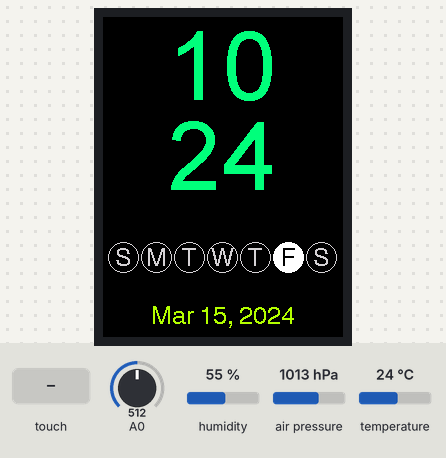
A program run on a simulated ESP8266 (NodeMCU). Shown: 240×320 colour display. The inputs (shaded band) are chosen by the test bench; at power-on: humidity 55 %, air pressure 1013 hPa, temperature 24 °C, A0 = 512. WiFi joins after 1.5 s; servers stay silent unless stated; network time is answered at once with the bench clock; the local clock reads 2024-03-15 10:24:30 at power-on unless the program sets it; EEPROM starts erased.

Above: at 4.9 s.
5.0 s: screen touched at 13 % across, 10 % down
At 5.7 s:
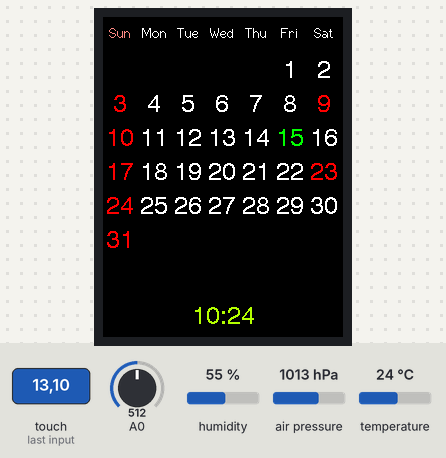
6.6 s: screen touched at 38 % across, 10 % down
At 7.9 s:
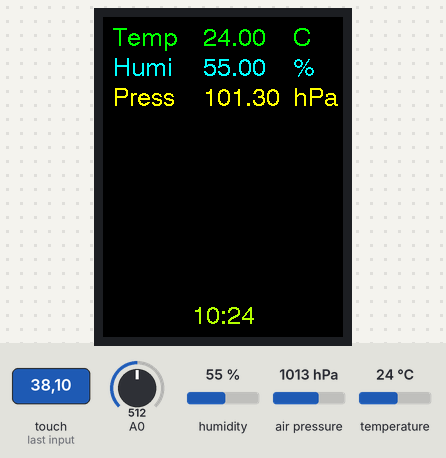
8.2 s: humidity set to 22 %
At 13.7 s:
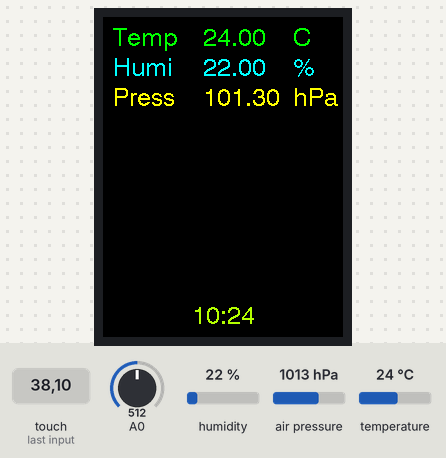
14.2 s: air pressure set to 952 hPa
At 18.7 s:
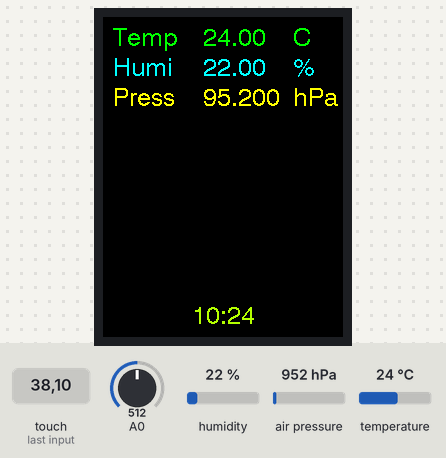
19.2 s: temperature set to 12 °C
At 23.7 s:
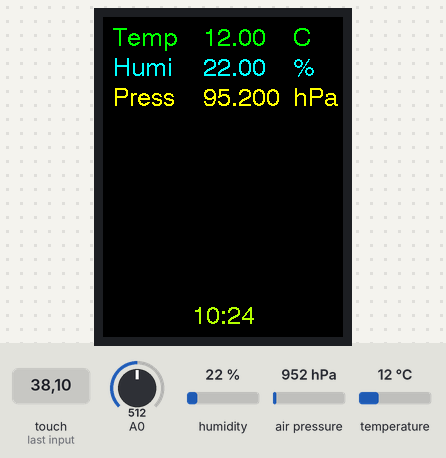
24.2 s: humidity set to 40 %
At 28.7 s:
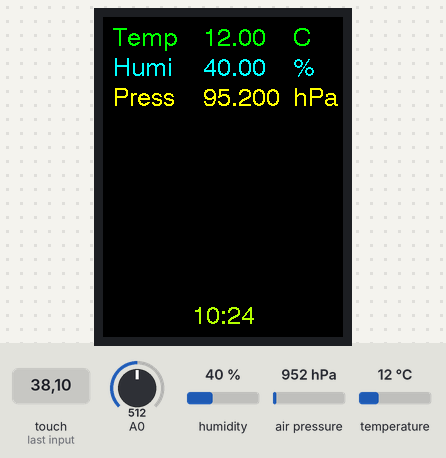
Timing chart, 0 to 30.2 s (numbered marks = the images above; inputs shaded):
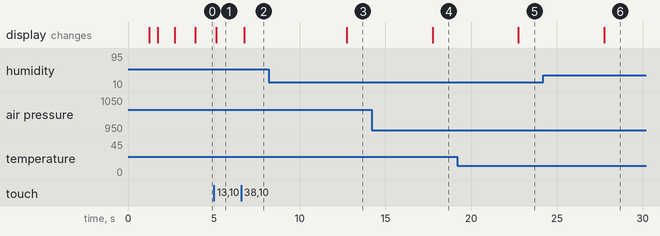

The program:

main.cpp
```cpp
#include <Arduino.h>
#include <ESP8266WiFi.h>
#include <ESP8266Ping.h>
#include <Wire.h>
#include <SPI.h>
#include <TFT_eSPI.h> // Hardware-specific library
#include <NTPClient.h>
#include <WiFiUdp.h>
#include <Adafruit_BME280.h>
#include <TaskScheduler.h>
#include <EEPROM.h>

#define __FIXEDDATE false
const String version	= "1.0.1";
float temperature		= 0.00;
float humidity			= 0.00;
float pressure			= 0.00;
uint8_t maxPage			= 3;
uint16_t color1			= 2031;
uint16_t color2			= 38888;
uint8_t page			= 1;
uint8_t center			= 120;
uint16_t year			= 0;
uint8_t month			= 0;
uint8_t day				= 0;
uint8_t hour			= 0;
uint8_t minute			= 0;
uint8_t second			= 0;
uint8_t old_hour		= 0;
uint8_t old_minute		= 0;
uint8_t old_second		= 0;
uint8_t old_day			= 0;
uint8_t dow				= 0;
uint8_t dateFontSize	= 4;
uint8_t timeOut			= 0;
int key					= 0;
bool flagChange			= false;
bool flagTouch			= false;
bool flagTimeout		= false;
bool flagWifi			= false;
bool flagFirstBoot		= true;

unsigned long lastTouchTime = 0;

uint8_t yearAddr		= 0;
uint8_t monthAddr		= 2;
uint8_t dayAddr			= 3;
uint8_t dowAddr			= 4;
uint8_t hourAddr		= 5;
uint8_t minuteAddr		= 6;
uint8_t secondAddr		= 7;

const char *ssid     = "R&D_2";
const char *password = "1qaz7ujmrd2";

int startDay = 0; // Sunday's value is 0, Saturday is 6
int monthLength = 0;
String shortWeekDays[7] = {
	"S",
	"M",
	"T",
	"W",
	"T",
	"F",
	"S"
};
String weekDays[7] = {
	"Sun",
	"Mon",
	"Tue",
	"Wed",
	"Thu",
	"Fri",
	"Sat"
};
String months[12] = {
	"Jan",
	"Feb",
	"Mar",
	"Apr",
	"May",
	"Jun",
	"Jul",
	"Aug",
	"Sep",
	"Oct",
	"Nov",
	"Dec"
};
uint8_t dayOff[2][12][31] = {
	{// 2023
		{// Jan
			0
		},
		{// Feb
			0
		},
		{// Mar
			0
		},
		{// Apr
			0
		},
		{// May
			0
		},
		{// Jun
			0
		},
		{// Jul
			0
		},
		{// Aug
			0
		},
		{// Sep
			0
		},
		{// Oct
			0
		},
		{// Nov
			0
		},
		{// Dec
			4, 5, 28, 29, 30
		}

	},
	{// 2024
		{// Jan
			4, 1, 2, 13, 27
		},
		{// Feb
			2, 10, 26
		},
		{// Mar
			2, 9, 23
		},
		{// Apr
			6, 8, 12, 13, 15, 16, 17
		},
		{// May
			4, 1, 4, 18, 22
		},
		{// Jun
			3, 1, 15, 29
		},
		{// Jul
			3, 13, 20, 27
		},
		{// Aug
			3, 10, 12, 24
		},
		{// Sep
			2, 7, 21
		},
		{// Oct
			3, 5, 19, 23
		},
		{// Nov
			3, 2, 16, 30
		},
		{// Dec
			4, 5, 28, 30, 31
		}
	}
};

Scheduler runner;
TFT_eSPI tft = TFT_eSPI();       // Invoke custom library
Adafruit_BME280 bme280;
WiFiUDP ntpUDP;
NTPClient timeClient(ntpUDP, "pool.ntp.org");

void updateNtp();
void readSensor();
void updateTime();
void changePage();
void updateDisplay();
void showTime(uint8_t _type);	// 1 is large, 2 is small
void showDay();
void showDate();
uint8_t startDayOfWeek(uint16_t y, uint8_t m, uint8_t d);
void offlineMode();
void showCalendar();
void showSensor();
bool isDayOff(uint16_t yyyy, uint8_t mm, uint8_t dd);

Task task_updateNtp(100, TASK_FOREVER, &updateNtp);
Task task_readSensor(5000, TASK_FOREVER, &readSensor);
Task task_updateTime(1000, TASK_FOREVER, &updateTime);
Task task_changePage(100, TASK_FOREVER, &changePage);
Task task_updateDisplay(1000, TASK_FOREVER, &updateDisplay);

void setup() {
	EEPROM.begin(16);
	pinMode(A0, INPUT);
	tft.init();
	tft.setRotation(0);
	tft.fillScreen(TFT_BLACK);
	tft.drawCentreString(version, 120, 310, 1);
	uint16_t calData[5] = {358, 3388, 357, 3372, 7};
	tft.setTouch(calData);
	if (analogRead(A0) < 1) {
		offlineMode();
	}
	else {
		String waitingDot;
		tft.println("Connecting to " + String(ssid));
		uint8_t tryCount = 0;
		WiFi.begin(ssid, password);
		while (WiFi.status() != WL_CONNECTED && tryCount++ < 60) {
			delay(500);
			tft.print(String(waitingDot));
			waitingDot += ".";
			if (analogRead(A0) < 1) {
				flagWifi = false;
				offlineMode();
				break;
			}
		}
		if (WiFi.status() == WL_CONNECTED) {
			tft.println(); tft.println("Connected Pinging...");
			IPAddress ip (8, 8, 8, 8);
			bool ret = Ping.ping(ip);
			if (ret == true) flagWifi = true, tft.println("Done");
			else WiFi.disconnect(true), tft.println("Failed");
		}
	}
	if (bme280.begin(0x76)) tft.println("Init BME280 done");
	if (flagWifi == true) {
		tft.println("Init NTP");
		timeClient.begin();
		timeClient.setTimeOffset(25200);
	}
	tft.println("Init Task Scheduler");
	runner.addTask(task_updateNtp);
	runner.addTask(task_readSensor);
	runner.addTask(task_updateTime);
	runner.addTask(task_changePage);
	runner.addTask(task_updateDisplay);
	if (flagWifi == true) task_updateNtp.enable();
	task_readSensor.enable();
	task_updateTime.enable();
	task_changePage.enable();
	task_updateDisplay.enable();
	randomSeed(bme280.readTemperature());
	tft.println("All done!"); delay(1000);

	if (__FIXEDDATE == true) {
		year	= 2024;
		month	= 4;
		day		= 2;
		dow		= startDayOfWeek(year, month, day);
		hour	= 10;
		minute	= 10;
		second	= 10;
	}
}

void loop() {
	runner.execute();

	if (page == 9) timeOut = 5;
	else timeOut = 120;
	if (millis() - lastTouchTime > timeOut * 1000 && flagTimeout == false && page != 1) {
		page = 1;
		flagChange = true;
		flagTimeout = true;
		updateDisplay();
	}

	if (year > 2000 && flagFirstBoot == true) {
		flagChange = true;
		flagFirstBoot = false;
		updateDisplay();
	}
}

void offlineMode() {
	tft.println("Offline!");
	EEPROM.get(yearAddr, year);
	EEPROM.get(monthAddr, month);
	EEPROM.get(dayAddr, day);
	EEPROM.get(dowAddr, dow);
	EEPROM.get(hourAddr, hour);
	EEPROM.get(minuteAddr, minute);
	EEPROM.get(secondAddr, second);
}

void updateNtp() {
	if (timeClient.update()) {
		task_updateNtp.disable();
		WiFi.disconnect(true);
	}
}

void readSensor() {
	temperature	= bme280.readTemperature();
	humidity	= bme280.readHumidity();
	pressure	= bme280.readPressure();
}

void updateTime() {
	if (__FIXEDDATE == false) {
		if (flagWifi == true) {
			time_t epochTime = timeClient.getEpochTime();
			struct tm *ptm = gmtime ((time_t *)&epochTime);
			year	= (ptm->tm_year+1900);
			month	= ptm->tm_mon+1;
			day		= ptm->tm_mday;
			dow		= timeClient.getDay();
			hour	= timeClient.getHours();
			minute	= timeClient.getMinutes();
			second	= timeClient.getSeconds();
			EEPROM.put(yearAddr, year);
			EEPROM.put(monthAddr, month);
			EEPROM.put(dayAddr, day);
			EEPROM.put(dowAddr, dow);
			EEPROM.put(hourAddr, hour);
			EEPROM.put(minuteAddr, minute);
			EEPROM.put(secondAddr, second);
			EEPROM.commit();
		}
	}

	//if (year < 2000 && flagWifi == true) task_updateNtp.enable();

	if (day != old_day) {
		// controller 1 - 7, Default Mon = 1
		// library 0 - 6, Default Sun = 0
		uint16_t divider = 0;
		if		(dow == 0) divider = 999;
		else if (dow == 1) divider = 416;
		else if (dow == 2) divider = 381;
		else if (dow == 3) divider = 441;
		else if (dow == 4) divider = 688;
		else if (dow == 5) divider = 625;
		else if (dow == 6) divider = 21;
		key = (((((year % 2000) + day) * 100) + month) * 10000) / divider;
		key = key%1000;
		old_day = day;
	}
}

void changePage() {
	uint16_t x, y;
	if (tft.getTouch(&x, &y) && flagTouch == false) {
		lastTouchTime = millis();
		flagTouch = true;
		flagChange = true;
		page++;
		if (page > maxPage) page = 1;
		if (page > 1) flagTimeout = false;
		updateDisplay();
	}
	else if (analogRead(A0) < 1 && flagTouch == false && page == 3) {
		lastTouchTime = millis();
		flagTouch = true;
		flagChange = true;
		page = 9;
		updateDisplay();
	}
	else if (!tft.getTouch(&x, &y) || analogRead(A0) > 0) flagTouch = false;
}

void updateDisplay() {
	if (page == 1) {
		if (flagChange == true) {
			tft.fillScreen(TFT_BLACK);
			showTime(1);
			showDay();
			showDate();
			flagChange = false;
		}

		if (minute != old_minute) {
			tft.setTextColor(color1, TFT_BLACK);
			showTime(1);
			showDay();
			showDate();
			old_minute = minute;
		}
	}
	else if (page == 2) {
		if (flagChange == true) {
			tft.fillScreen(TFT_BLACK);
			showCalendar();
			showTime(2);
			flagChange = false;
		}
	}
	else if (page == 3) {
		if (flagChange == true) {
			tft.fillScreen(TFT_BLACK);
			flagChange = false;
		}
		showSensor();
		showTime(2);
	}
	else if (page == 9) {
		if (flagChange == true) {
			tft.fillScreen(TFT_BLACK);
			tft.setTextColor(TFT_RED);
			tft.setTextSize(1);
			tft.setTextFont(4);
			tft.drawString("Key: " + String(key), 10, 10);
			showTime(2);
			flagChange = false;
		}
	}
}

void showTime(uint8_t _type) {
	String t_hour, t_minute, t_second;
	t_hour = String(hour/10) + String(hour%10);
	t_minute = String(minute/10) + String(minute%10);

	if (_type == 1) {
		tft.setTextSize(1);
		tft.setTextFont(8);
		tft.setTextColor(color1, TFT_BLACK);
		tft.drawCentreString(t_hour, 120, 10, 8);
		tft.drawCentreString(t_minute, 120, 100, 8);
	}
	else if (_type == 2) {
		tft.setTextSize(1);
		tft.setTextFont(4);
		tft.setTextColor(TFT_GREENYELLOW, TFT_BLACK);
		tft.drawCentreString(t_hour + ":" + t_minute, 120, 288, 4);
	}
}

void showDay() {
	uint8_t circleWidth				= 30;
	uint8_t circleRadius			= circleWidth / 2;
	uint8_t circleStartx			= 5;
	uint8_t circlePosY				= 240;
	uint8_t weekDaysPosY			= 230;
	uint16_t currentDayColor		= TFT_WHITE;
	uint16_t otherDayColor			= TFT_LIGHTGREY;

	for (int i = 0; i < 7; i++) {
		if (i == 0) {
			if (i == dow) tft.fillCircle(circleStartx + circleRadius, circlePosY, circleRadius, currentDayColor);
			else tft.drawCircle(circleStartx + circleRadius, circlePosY, circleRadius, otherDayColor);
			if (i == dow) tft.setTextColor(TFT_BLACK);
			else tft.setTextColor(otherDayColor);
			tft.drawCentreString(shortWeekDays[i], circleStartx + circleRadius, weekDaysPosY, 4);
		}
		else {
			if (i == dow) tft.fillCircle((circleStartx + (circleWidth * i)) + circleRadius + (i * 3), circlePosY, circleRadius, currentDayColor);
			else tft.drawCircle((circleStartx + (circleWidth * i)) + circleRadius + (i * 3), circlePosY, circleRadius, otherDayColor);
			if (i == dow) tft.setTextColor(TFT_BLACK);
			else tft.setTextColor(otherDayColor);
			tft.drawCentreString(shortWeekDays[i], circleStartx + (circleWidth * i) + circleRadius + (i * 3), weekDaysPosY, 4);
		}
	}
}

void showDate() {
	tft.setTextColor(TFT_GREENYELLOW, TFT_BLACK);
	tft.drawCentreString(months[month-1] + " " + String(day) + ", " + String(year), 120, 288, 4);
}

uint8_t startDayOfWeek(uint16_t y, uint8_t m, uint8_t d) {
	static int t[] = {0, 3, 2, 5, 0, 3, 5, 1, 4, 6, 2, 4};
	y -= m < 3;
	return (y + y/4 - y/100 + y/400 + t[m-1] + d) % 7;
}

void showCalendar() {
	uint8_t rectWidth			= 34;
	uint8_t numDay				= 0;
	uint8_t currentDayRadius	= 17;

	if (month == 1 || month == 3 || month == 5 || month == 7 || month == 8 || month == 10 || month == 12) monthLength = 31;
	else monthLength = 30;
	if (month == 2) monthLength = 28;

	startDay = startDayOfWeek(year, month, 1);
	tft.setTextColor(TFT_WHITE);
	// Start draw day number
	for (int x = startDay; x < 7; x++) {
		numDay++;
		if (startDayOfWeek(year, month, numDay) == 0) {		// Sunday color
			if (numDay == day) {
				tft.setTextColor(TFT_YELLOW);
			}
			else {
				tft.setTextColor(TFT_RED);
			}
		}
		else if (isDayOff(year, month, numDay) == true) {	// Day off color
			if (numDay == day) {
				tft.setTextColor(TFT_YELLOW);
			}
			else {
				tft.setTextColor(TFT_RED);
			}
		}
		else if (numDay == day) {							// Today color
			tft.setTextColor(TFT_GREEN);
		}
		else {
			tft.setTextColor(TFT_WHITE);
		}
		tft.drawCentreString(String(numDay), (rectWidth * x) + currentDayRadius, 42, dateFontSize);
	}
	for (int x = 0; x < 7; x++) {
		numDay++;
		if (startDayOfWeek(year, month, numDay) == 0) {		// Sunday color
			if (numDay == day) {
				tft.setTextColor(TFT_YELLOW);
			}
			else {
				tft.setTextColor(TFT_RED);
			}
		}
		else if (isDayOff(year, month, numDay) == true) {	// Day off color
			if (numDay == day) {
				tft.setTextColor(TFT_YELLOW);
			}
			else {
				tft.setTextColor(TFT_RED);
			}
		}
		else if (numDay == day) {							// Today color
			tft.setTextColor(TFT_GREEN);
		}
		else {
			tft.setTextColor(TFT_WHITE);
		}
		tft.drawCentreString(String(numDay), (rectWidth * x) + currentDayRadius, 76, dateFontSize);
	}
	for (int x = 0; x < 7; x++) {
		numDay++;
		if (startDayOfWeek(year, month, numDay) == 0) {		// Sunday color
			if (numDay == day) {
				tft.setTextColor(TFT_YELLOW);
			}
			else {
				tft.setTextColor(TFT_RED);
			}
		}
		else if (isDayOff(year, month, numDay) == true) {	// Day off color
			if (numDay == day) {
				tft.setTextColor(TFT_YELLOW);
			}
			else {
				tft.setTextColor(TFT_RED);
			}
		}
		else if (numDay == day) {							// Today color
			tft.setTextColor(TFT_GREEN);
		}
		else {
			tft.setTextColor(TFT_WHITE);
		}
		tft.drawCentreString(String(numDay), (rectWidth * x) + currentDayRadius, 110, dateFontSize);
	}
	for (int x = 0; x < 7; x++) {
		numDay++;
		if (startDayOfWeek(year, month, numDay) == 0) {		// Sunday color
			if (numDay == day) {
				tft.setTextColor(TFT_YELLOW);
			}
			else {
				tft.setTextColor(TFT_RED);
			}
		}
		else if (isDayOff(year, month, numDay) == true) {	// Day off color
			if (numDay == day) {
				tft.setTextColor(TFT_YELLOW);
			}
			else {
				tft.setTextColor(TFT_RED);
			}
		}
		else if (numDay == day) {							// Today color
			tft.setTextColor(TFT_GREEN);
		}
		else {
			tft.setTextColor(TFT_WHITE);
		}
		tft.drawCentreString(String(numDay), (rectWidth * x) + currentDayRadius, 144, dateFontSize);
	}
	for (int x = 0; x < 7; x++) {
		numDay++;
		if (startDayOfWeek(year, month, numDay) == 0) {		// Sunday color
			if (numDay == day) {
				tft.setTextColor(TFT_YELLOW);
			}
			else {
				tft.setTextColor(TFT_RED);
			}
		}
		else if (isDayOff(year, month, numDay) == true) {	// Day off color
			if (numDay == day) {
				tft.setTextColor(TFT_YELLOW);
			}
			else {
				tft.setTextColor(TFT_RED);
			}
		}
		else if (numDay == day) {							// Today color
			tft.setTextColor(TFT_GREEN);
		}
		else {
			tft.setTextColor(TFT_WHITE);
		}
		if (numDay <= monthLength) tft.drawCentreString(String(numDay), (rectWidth * x) + currentDayRadius, 178, dateFontSize);
		else break;
	}
	if (numDay <= monthLength) {
		for (int x = 0; x < 7; x++) {
			numDay++;
			if (startDayOfWeek(year, month, numDay) == 0) {		// Sunday color
				if (numDay == day) {
					tft.setTextColor(TFT_YELLOW);
				}
				else {
					tft.setTextColor(TFT_RED);
				}
			}
			else if (isDayOff(year, month, numDay) == true) {	// Day off color
				if (numDay == day) {
					tft.setTextColor(TFT_YELLOW);
				}
				else {
					tft.setTextColor(TFT_RED);
				}
			}
			else if (numDay == day) {							// Today color
				tft.setTextColor(TFT_GREEN);
			}
			else {
				tft.setTextColor(TFT_WHITE);
			}
			if (numDay <= monthLength) tft.drawCentreString(String(numDay), (rectWidth * x) + currentDayRadius, 212, dateFontSize);
			else break;
		}
	} // End of draw day number

	for (int y = 0; y < 7; y++) {
		for (int x = 0; x < 7; x++) {
			if (x == 0) tft.setTextColor(64592);
			else tft.setTextColor(TFT_WHITE);
			tft.drawCentreString(weekDays[x], (rectWidth * x) + 17, 8, 2);
			// tft.drawRect((rectWidth * x), (rectHight * y), rectWidth, rectHight, TFT_LIGHTGREY);		// Add line
		}
	}
}

void showSensor() {
	tft.setTextSize(1);
	tft.setTextFont(4);
	tft.setTextColor(TFT_GREEN, TFT_BLACK);
	tft.drawString("Temp", 10, 10);
	tft.drawString(String(temperature), 100, 10);
	tft.drawString("C", 190, 10);
	tft.setTextColor(TFT_CYAN, TFT_BLACK);
	tft.drawString("Humi", 10, 40);
	tft.drawString(String(humidity), 100, 40);
	tft.drawString("%", 190, 40);
	tft.setTextColor(TFT_YELLOW, TFT_BLACK);
	tft.drawString("Press", 10, 70);
	tft.drawString(String(pressure / 1000), 100, 70);
	tft.drawString("hPa", 190, 70);
}

bool isDayOff(uint16_t yyyy, uint8_t mm, uint8_t dd) {
	if (yyyy == 2023) yyyy = 0;
	else if (yyyy == 2024) yyyy = 1;
	uint8_t count = dayOff[yyyy][mm-1][0]+1;
	for (byte i = 1; i < count; i++) {
		if (dayOff[yyyy][mm-1][i] == dd) {
			return true;
		}
	}
	return false;
}
```

Measured:
- after the input at 5.0 s, the display: changes after 0.14 s (image 1)
- after the input at 6.6 s, the display: changes after 0.16 s (image 2)
- after the input at 8.2 s, the display: changes after 4.6 s (image 3)
- after the input at 14.2 s, the display: changes after 3.6 s (image 4)
- after the input at 19.2 s, the display: changes after 3.6 s (image 5)
- after the input at 24.2 s, the display: changes after 3.6 s (image 6)
